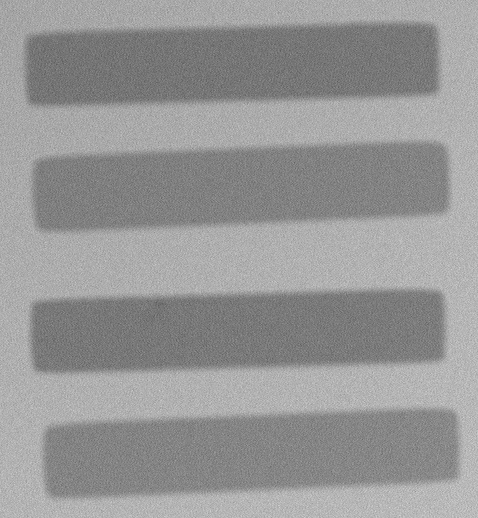
#> input picture tests/test_images/test_analysis_lines.jpg, 956 x 1036 px (shown at 1/2 size)
$ python -i segmentation.py   (imports and definitions only)   (older library calls are emulated)
#> lines starting #> are read from the running program, lines starting #| are printed output that depends on the picture; after the words box and inside, x2 and y2 are one past the last pixel; in counts of white or black regions, pixels touching at a corner belong together
### src/pytools_image_processing/morphologic.py
import cv2
import numpy as np
from .utils import check_three_channel_image, show_images, check_grayscale_image
from typing import Tuple


def remap_image_intensity(
    image: np.ndarray, range: tuple[int, int] = [0, 1], show_steps: bool = False
) -> np.ndarray:
    """Remap the intensity of the image to a specific range.

    Remap the intensity of the image to a specific range. This is useful to
    increase the contrast of the image while keeping relative intensities the same.

    Parameters
    ----------
    image : np.ndarray
        The image to remap the intensity of.
    range : tuple[int, int], optional
        The range to remap the intensity to. The default is [0,1].
    show_steps : bool, optional
        If True, show the steps of the conversion. The default is False.

    Returns
    -------
    np.ndarray
        The image with the remapped intensity.

    Raises
    ------
    ImageNotGrayscaleError
        If the image is not grayscale.
    """
    if not isinstance(range, (tuple, list)):
        raise TypeError("Range should be a tuple not type {}".format(type(range)))
    if not isinstance(range[0], int) or not isinstance(range[1], int):
        raise TypeError(
            "Range should be a tuple of integers not type {} and {}".format(
                type(range[0]), type(range[1])
            )
        )
    if not isinstance(show_steps, bool):
        raise TypeError(
            "show_steps should be a boolean not type {}".format(type(show_steps))
        )
    if not isinstance(image, np.ndarray):
        raise TypeError("Image should be a numpy array not type {}".format(type(image)))

    # Only grayscale images can be remapped
    check_grayscale_image(image, raise_exceptions=True)

    # Remap the intensity of the image to the range
    remapped_image = cv2.normalize(image, None, range[0], range[1], cv2.NORM_MINMAX)

    if show_steps:
        show_images(
            {
                "Original image": image,
                "Remapped image": remapped_image,
                "Difference between the two images": image - remapped_image,
            }
        )

    return remapped_image


def normalize_image(image: np.ndarray) -> np.ndarray:
    """
    Normalize image intensity values to range [0, 255].

    This function is a wrapper around remap_image_intensity that normalizes the image to the range [0, 255].
    """
    return remap_image_intensity(image, (0, 255), show_steps=False)


# [560 lines left out: functions change_saturation, change_brightness, average_blur, gaussian_blur, rotate_image, rotated_rect_with_max_area and 1 more, not called in this run]

### src/pytools_image_processing/utils.py
import cv2
import matplotlib.pyplot as plt
import numpy as np
import os
from .exceptions import (
    ImageNotBinaryError,
    ImageNotGrayscaleError,
    ImageNot3ChannelError,
)


# [96 lines left out: functions show_images, check_three_channel_image, not called in this run]


def check_grayscale_image(
    img: np.ndarray, raise_exceptions: bool = True, enforce_not_boolean: bool = True
) -> bool:
    """Check if the image is a grayscale image.

    Parameters
    ----------
    img : np.ndarray
        The image to check.
    raise_exceptions : bool, optional
        If True, raise an exception if the image is not grayscale. The default is True.
    enforce_not_boolean : bool, optional
        If True, enforce that the image is not a boolean image, otherwise it will be
        considered grayscale. The default is True.

    Returns
    -------
    bool
        True if the image is grayscale, False otherwise.

    Raises
    ------
    ImageNotGrayscaleError
        If the image is not grayscale and raise_exceptions is True.
    """
    if not isinstance(img, np.ndarray):
        raise TypeError("Image should be a numpy array not type {}".format(type(img)))
    if not isinstance(raise_exceptions, bool):
        raise TypeError(
            "raise_exceptions should be a boolean not type {}".format(
                type(raise_exceptions)
            )
        )
    if not isinstance(enforce_not_boolean, bool):
        raise TypeError(
            "enforce_not_boolean should be a boolean not type {}".format(
                type(enforce_not_boolean)
            )
        )
    # Check if the image is grayscale or not
    if len(img.shape) == 2:
        if enforce_not_boolean and img.dtype == np.bool:
            if raise_exceptions:
                raise ImageNotGrayscaleError("Image is not grayscale!")
            else:
                return False
        return True

    if raise_exceptions:
        raise ImageNotGrayscaleError("Image is not grayscale!")
    else:
        return False


def check_binary_image(
    img: np.ndarray, raise_exceptions: bool = True, enforce_boolean: bool = True
) -> bool:
    """Check if the image is a binary image.

    Parameters
    ----------
    img : np.ndarray
        The image to check.
    raise_exceptions : bool, optional
        If True, raise an exception if the image is not binary. The default is True.
    enforce_boolean : bool, optional
        If True, enforce that the image is a boolean image, any 2D image with only 2 unique
        values will be considered binary. The default is True.

    Returns
    -------
    bool
        True if the image is binary, False otherwise.

    Raises
    ------
    ImageNotBinaryError
        If the image is not binary and raise_exceptions is True.
    """
    if not isinstance(img, np.ndarray):
        raise TypeError("Image should be a numpy array not type {}".format(type(img)))
    if not isinstance(raise_exceptions, bool):
        raise TypeError(
            "raise_exceptions should be a boolean not type {}".format(
                type(raise_exceptions)
            )
        )
    if not isinstance(enforce_boolean, bool):
        raise TypeError(
            "enforce_boolean should be a boolean not type {}".format(
                type(enforce_boolean)
            )
        )
    # Check if the image is binary or not
    if len(img.shape) != 2:
        if raise_exceptions:
            raise ImageNotBinaryError("Image is not binary!")
        else:
            return False
    elif img.dtype == np.bool:
        # Image is 2D with only boolean values
        return True
    elif len(np.unique(img)) == 2 and not enforce_boolean:
        # Image is 2D with 2 unique values (can be 0-1 but also 0-255, 40-70, etc.)
        return True
    else:
        if raise_exceptions:
            raise ImageNotBinaryError("Image is not binary!")
        else:
            return False


# [123 lines left out: functions load_image, save_image, not called in this run]

### src/pytools_image_processing/segmentation.py
import cv2
import numpy as np
from .utils import (
    show_images,
    check_binary_image,
    check_grayscale_image,
)
from .morphologic import normalize_image
from .conversions import invert_image
from .utils import show_images


def get_bounding_rect(
    contour: np.ndarray,
) -> tuple[np.ndarray, tuple[int, int, int, int, float]]:
    """Get the bounding rectangle of a contour.

    Get the bounding rectangle of a contour and the coordinates of the rectangle.
    The contour is a mask of the object in the image.

    Parameters
    ----------
    contour : np.ndarray
        The contour to get the bounding rectangle of.

    Returns
    -------
    tuple[np.ndarray, tuple[int, int, int, int, float]]
        The bounding rectangle and the coordinates of the rectangle.
        The coordinates are (x, y, w, h, a) where a is the angle of
        the rectangle.
    """
    if not isinstance(contour, np.ndarray):
        raise ValueError(
            "contour should be a numpy array not type {}".format(type(contour))
        )
    # As we expect a mask check for a binary image
    check_binary_image(contour, raise_exceptions=True, enforce_boolean=False)

    # Get the minimum area rectangle of the mask
    points = np.argwhere(contour.transpose(1, 0))
    rect = cv2.minAreaRect(points)
    (x, y), (w, h), a = rect  # a - angle
    box = cv2.boxPoints(rect)
    box = np.int64(box)

    return box, (int(x), int(y), int(w), int(h), float(a - 90))


# [42 lines left out: function find_edges, not called in this run]


def find_components(
    image: np.ndarray,
    min_size: int,
    max_size: int,
    show_steps: bool = False,
) -> tuple[list[np.ndarray], np.ndarray]:
    """Finds the connected components in the binary image.

    This function uses the :func:`cv2.connectedComponentsWithStats` function to find
    the connected components in a binary image. It then creates a smaller
    image for each component and a big image with all the components.

    Parameters
    ----------
    image : np.ndarray
        The image to find the connected components in.
    min_size : int
        The minimum size of the connected components.
    max_size : int
        The maximum size of the connected components.
    show_steps : bool, optional
        If True, show the steps of the conversion. The default is False.

    Returns
    -------
    tuple[list[np.ndarray], np.ndarray]
        A List of cropped masks with only one component and a big mask with all the components.

    Raises
    ------
    ImageNotBinaryError
        If the image is not a binary image.
    """
    if not isinstance(image, np.ndarray):
        raise TypeError("Image should be a numpy array not type {}".format(type(image)))
    if not isinstance(min_size, int):
        raise TypeError(
            "min_size should be an integer not type {}".format(type(min_size))
        )
    if not isinstance(max_size, int):
        raise TypeError(
            "max_size should be an integer not type {}".format(type(max_size))
        )
    if not isinstance(show_steps, bool):
        raise TypeError(
            "show_steps should be a boolean not type {}".format(type(show_steps))
        )
    # Check if the image is binary
    check_binary_image(image, raise_exceptions=True, enforce_boolean=False)

    # Perform connected component analysis
    num_labels, labels, stats, centroids = cv2.connectedComponentsWithStats(
        image, 8, cv2.CV_32S
    )

    # Create a smaller image for each component and a big image with all the components
    components = []
    total_components = np.zeros_like(image)
    for i in range(1, num_labels):
        # Check if the size of the component is within the min and max size
        if min_size < stats[i, cv2.CC_STAT_AREA] < max_size:
            # Create the full size mask, put the component in, crop away the
            # empty space and add it to the list
            component = np.zeros_like(image)
            component[labels == i] = 255

            # [4 lines of commented-out code are left out]

            components.append(component)

            # Add the component to the total components
            total_components[labels == i] = 255

    if show_steps:
        # Show the original image, the original with the components marked and the total components
        images = {
            "Original image": image,
            "Image with components marked": total_components,
        }
        if 0 < len(components) < 10:
            for i, component in enumerate(components):
                images[f"Component {i}"] = component
        elif len(components) >= 10:
            for i in range(10):
                images[f"Component {i}"] = components[i]
            print(f"Found {len(components)} components, not showing them all.")
        else:
            print("No components found.")

        show_images(images)

    return components, total_components


def separate_objects(
    image: np.ndarray,
    normalize: bool = True,
    mask_range: tuple[float] = (0.05, 0.8),
    invert_input: bool = False,
    dilate_iterations: int = 30,
    op_kernel_size: int = 9,
    gaus_blur: bool = True,
    show_steps: bool = False,
) -> tuple[list[np.ndarray], list[float]]:
    """
    Separate objects in a SEM image.

    This function takes a grayscale image and returns a list of images
    with the separated objects. The function finds the object by using a
    Gaussian blur and a OTSU threshold. During OTSU thresholding a lot
    of noise will be found so these are removed by defining a minimum
    and maximum size of the components. The components are then dilated
    to make sure the whole object is included in the cropped image.

    .. attention::

        This function assumes that the line profile is higher than the
        substrate around the lines. This means that when only development
        is done the reverse will be true and the lines will be lower than
        the substrate. This will cause the function to either fail or
        see the space between the lines as the line (in the case of a pre
        cropped image)

    Parameters
    ----------
    image : np.ndarray
        The grayscale image.
    normalize : bool, optional
        If True, normalize the intensity of the image. The default is True.
    mask_range : tuple[float], optional
        The range of the mask size in percentage of the image size.
        The default is (0.05, 0.5) meaning the mask should be between
        5% and 50% of the image size.
    invert_input : bool, optional
        If True, invert the image. The default is False. This is useful
        when the lines are lower than the substrate.
    dilate_iterations : int, optional
        The number of iterations to dilate the mask. The default is 30.
        The mask is dilated to make sure the whole object is included in the
        cropped image.
    op_kernel_size: int, optional
        The size of the used kernel in the differnt operations
    gaus_blur: bool, optional
        Wether or not to use gausian blurring
    show_steps : bool, optional
        If True, show the steps of the conversion. The default is False.

    Returns
    -------
    tuple[list[np.ndarray], list[float]]
        The separated object masks and the angles of the objects.
        The masks are the components found in the image.
    """
    if not isinstance(image, np.ndarray):
        raise ValueError(
            "image should be a numpy array not type {}".format(type(image))
        )
    if not len(image.shape) == 2:
        raise ValueError(
            "image should be a grayscale image not shape {}".format(image.shape)
        )
    if not isinstance(normalize, bool):
        raise ValueError(
            "normalize should be a boolean not type {}".format(type(normalize))
        )
    if not isinstance(invert_input, bool):
        raise ValueError(
            "invert_input should be a boolean not type {}".format(type(invert_image))
        )
    if not isinstance(op_kernel_size, int):
        raise ValueError(
            "op_kernel_size should be an int not type {}".format(type(op_kernel_size))
        )
    if not isinstance(gaus_blur, bool):
        raise ValueError(
            "gaus_blur should be a boolean not type {}".format(type(gaus_blur))
        )
    if op_kernel_size % 2 == 0:
        raise ValueError(
            "op_kernel_size should be an odd number not {}".format(op_kernel_size)
        )
    if not isinstance(mask_range, (tuple, list)):
        raise ValueError(
            "mask_range should be a tuple not type {}".format(type(mask_range))
        )
    if not len(mask_range) == 2:
        raise ValueError(
            "mask_range should be a tuple of length 2 not {}".format(len(mask_range))
        )
    if not isinstance(mask_range[0], (int, float)) or not isinstance(
        mask_range[1], (int, float)
    ):
        raise ValueError(
            "mask_range should be a tuple of integers or floats not {}, {}".format(
                type(mask_range[0]), type(mask_range[1])
            )
        )
    if mask_range[0] < 0 or mask_range[0] > mask_range[1]:
        raise ValueError(
            "mask_range should be a tuple of two positive numbers "
            "where the first is smaller than the second, so not {} and {}".format(
                mask_range[0], mask_range[1]
            )
        )
    if not isinstance(dilate_iterations, int):
        raise ValueError(
            "dilate_iterations should be an integer not type {}".format(
                type(dilate_iterations)
            )
        )
    if not isinstance(show_steps, bool):
        raise ValueError(
            "show_steps should be a boolean not type {}".format(type(show_steps))
        )

    # Invert the image if needed
    if invert_input:
        image = invert_image(image)
    # Normalize the image to increase the contrast
    if normalize:
        norm_image = normalize_image(image)
    else:
        norm_image = image

    # Remove some noise and use a threshold to get the line positions
    if gaus_blur:
        norm_image = cv2.GaussianBlur(norm_image, (op_kernel_size, op_kernel_size), 0)
    _, mask = cv2.threshold(image, 0, 255, cv2.THRESH_BINARY_INV + cv2.THRESH_OTSU)

    # To find the contours we need to define a minimum and maximum size
    # otherwise every pixel cluster will be considered a component
    surface = np.prod(image.shape)
    min_size = int(surface * mask_range[0])
    max_size = int(surface * mask_range[1])

    # Find components
    components, component_img = find_components(
        image=mask,
        min_size=min_size,
        max_size=max_size,
        show_steps=False,
        # crop_components=False,
    )
    if len(components) == 0:
        raise ValueError("No components found in the mask!")

    # Now we have the components we can use them to separate the objects
    # in the original image
    angles = []  # Store the angles of the objects
    for component in components:
        # Dilate the mask a bit to make sure we get the whole object
        dil_component = cv2.dilate(
            component,
            np.ones((op_kernel_size, op_kernel_size), np.uint8),
            iterations=dilate_iterations,
        )
        coords = get_bounding_rect(dil_component)
        angles.append(coords[-1])

    if show_steps:
        images = {
            "Component {}, a={}".format(i, angles[i]): component
            for i, component in enumerate(components)
        }
        show_images(images)

    return components, angles


# [183 lines left out: functions mark_objects, rotate_image, get_object, not called in this run]

>>> import cv2
>>> picture = cv2.imread('../../tests/test_images/test_analysis_lines.jpg', cv2.IMREAD_GRAYSCALE)
#> picture is the input picture: shape (1036, 956); min 59, max 240, mean 150.3
>>> result = separate_objects(picture)
#> in remap_image_intensity, `remapped_image = cv2.normalize(image, None, range[0], range[1], cv2.NO..`:
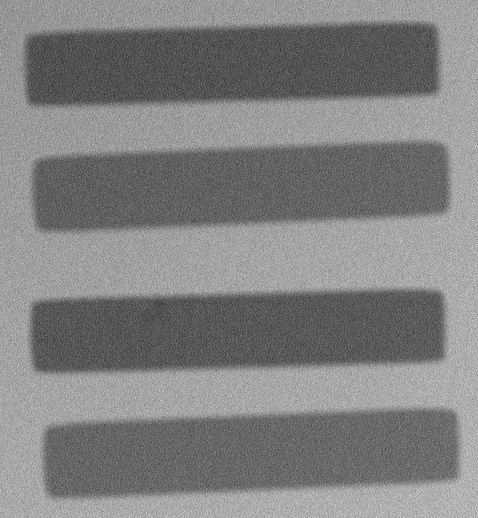
#> remapped_image: shape (1036, 956) (shown at 1/2 size); min 0, max 255, mean 128.6
#> in separate_objects, `_, mask = cv2.threshold(image, 0, 255, cv2.THRESH_BINARY_INV + cv2.THR..`:
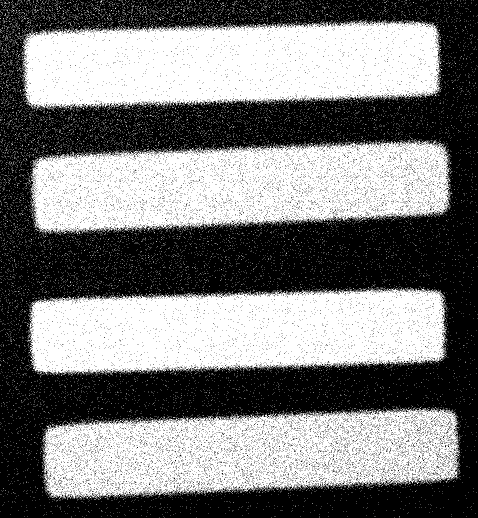
#> mask: shape (1036, 956) (shown at 1/2 size); 48.8% white; 14056 white regions (14052 under 20 px), largest, box (x1, y1, x2, y2) and area: (42, 39, 882, 222) 122017, (56, 576, 895, 750) 118350, (56, 279, 902, 469) 115655, (84, 816, 920, 999) 106067
#> in find_components, `num_labels, labels, stats, centroids = cv2.connectedComponentsWithStat..`:
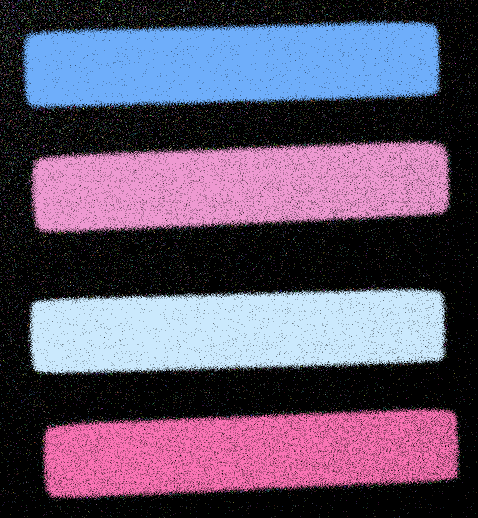
#> labels: shape (1036, 956) int32 (shown at 1/2 size); 14057 distinct labels, from 0 to 14056; one colour per label, 0 black
#> in find_components, `num_labels, labels, stats, centroids = cv2.connectedComponentsWithStat..`: num_labels = 14057; centroids = 14057 pairs, first value 0 to 955, second value 0 to 1035
#> after the loop in find_components, `for i in range(1, num_labels):`:
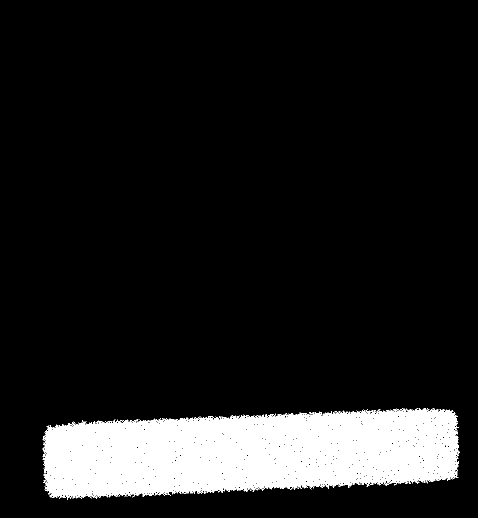
#> component: shape (1036, 956) (shown at 1/2 size); 10.7% white; 1 white region, box (x1, y1, x2, y2) and area: (84, 816, 920, 999) 106067
#> after the loop in find_components, `for i in range(1, num_labels):`:
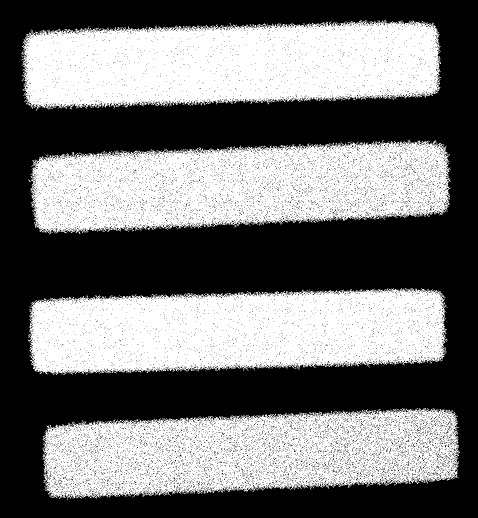
#> total_components: shape (1036, 956) (shown at 1/2 size); 46.7% white; 4 white regions, box (x1, y1, x2, y2) and area: (42, 39, 882, 222) 122017, (56, 576, 895, 750) 118350, (56, 279, 902, 469) 115655, (84, 816, 920, 999) 106067
#> after the loop in find_components, `for i in range(1, num_labels):`: components = 4 items
#> the loop in separate_objects, `for component in components:` made 4 passes
#> (rect in get_bounding_rect, y in get_bounding_rect, w in get_bounding_rect, h in get_bounding_rect, a in get_bounding_rect, box in get_bounding_rect) on passes 1 to 4: (((477.5, 170.5), (341, 955), -90), 170.5, 341, 955, -90, [[955, 341], [0, 341], [0, 0], [955, 0]]), (((477.5, 373.3), (969.9, 412.7), -2.09), 373.3, 969.9, 412.7, -2.09, [[0, 597], [-14, 184], [954, 149], [969, 561]]), (((477.5, 661.6), (963.5, 404.8), -1.22), 661.6, 963.5, 404.8, -1.22, [[0, 874], [-8, 469], [954, 449], [963, 853]]), (((477.5, 865.5), (339, 955), -90), 865.5, 339, 955, -90, [[955, 1035], [0, 1035], [0, 696], [955, 696]])
#> pass 1, in separate_objects, `dil_component = cv2.dilate( component, np.ones((op_kernel_size, op_ker..`:
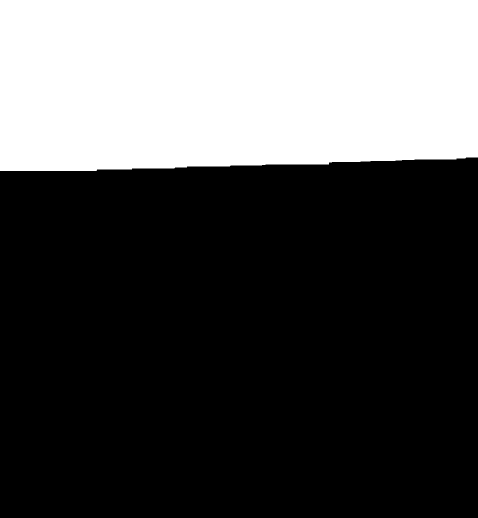
#> dil_component: shape (1036, 956) (shown at 1/2 size); 32% white; 1 white region, box (x1, y1, x2, y2) and area: (0, 0, 956, 342) 316543
#> after the loop in separate_objects, `for component in components:`:
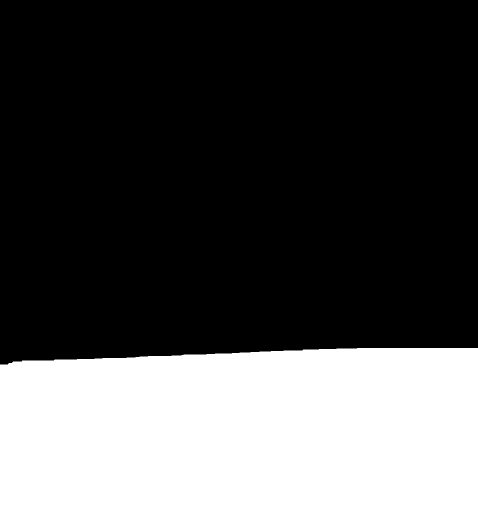
#> dil_component: shape (1036, 956) (shown at 1/2 size); 31.8% white; 1 white region, box (x1, y1, x2, y2) and area: (0, 696, 956, 1036) 314739
#> after the loop in separate_objects, `for component in components:`: angles = [(477, 170, 341, 955, -180), (477, 373, 969, 412, -92.09), (477, 661, 963, 404, -91.22), (477, 865, 339, 955, -180)]
